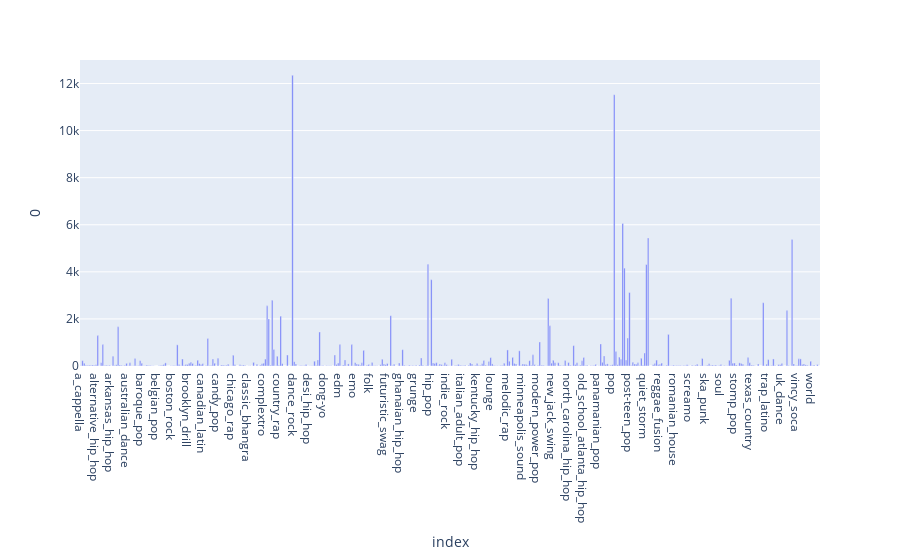

Notebook cell for this chart:
### Code cell
fig = px.bar(genre_counts_df, x=genre_counts_df.index, y=0)
fig.show()

### Figure 1 — Plotly figure (JSON) as saved in the notebook; plotly's stock layout.template omitted (floating-point values rounded to 4 significant figures; data arrays with more than 128 entries replaced by an {"elided": "..."} marker saying what was removed)
{"data": [{"alignmentgroup": "True", "hovertemplate": "index=%{x}<br>0=%{y}<extra></extra>", "legendgroup": "", "marker": {"color": "#636efa", "pattern": {"shape": ""}}, "name": "", "offsetgroup": "", "orientation": "v", "showlegend": false, "textposition": "auto", "type": "bar", "x": {"elided": "437 str values"}, "xaxis": "x", "y": {"elided": "437 int values"}, "yaxis": "y"}], "layout": {"barmode": "relative", "legend": {"tracegroupgap": 0}, "margin": {"t": 60}, "xaxis": {"anchor": "y", "domain": [0, 1], "title": {"text": "index"}}, "yaxis": {"anchor": "x", "domain": [0, 1], "title": {"text": "0"}}}}
